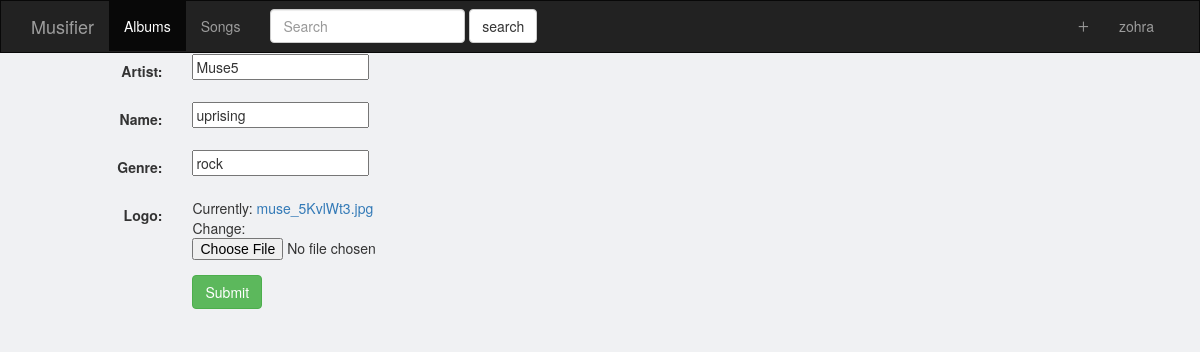
The app's page /album/3/update/ (signed in) with its own data.
### music/models.py (models this page shows, shortened)
class Album(models.Model):
    user = models.ForeignKey(User, on_delete=models.CASCADE, default = "")
    artist = models.CharField(max_length=255)
    name = models.CharField(max_length=255)
    genre = models.CharField(max_length=255)
    logo = models.FileField()

### music/views.py (the view)
# urls.py: url(r'^album/(?P<pk>\d+)/update/$',login_required(views.AlbumUpdate.as_view()), name='album-update'),
class AlbumUpdate(UpdateView):
    model = Album
    template_name = "music/album_form.html"
    fields = ["artist", "name", "genre", "logo"]
    def get_queryset(self):
        base_qs = super(AlbumUpdate, self).get_queryset()
        return base_qs.filter(user=self.request.user)

### entertainment/templates/music/album_form.html (shortened to what this page needs)
{% extends "base.html" %}
{%block content %}
<div class="container">
    <div class="row">
        <div class="col-md-10 col-xs-12 col-sm-10">
            <form class="form-horizontal" method="post" action="" enctype="multipart/form-data">
                {%include 'music/form-template.html'%}
                <div class="form-group">
                    <div class="col-sm-offset-2 col-md-8">
                        <button type="submit" class="btn btn-success">Submit</button>
                    </div>
                </div>
            </form>
        </div>
    </div>
</div>
{% endblock %}

### entertainment/templates/base.html (shortened to what this page needs)
{% load staticfiles %}
<!DOCTYPE html>
<html lang="en">
<head>
    <link rel="stylesheet" href="{%static '/css/bootstrap.min.css' %}">
    <link rel="stylesheet" href="{%static '/css/main.css' %}">
    <link rel="stylesheet" href="{%static '/css/jquery-ui.min.css' %}">
</head>
<body>
{%block navbar %}
<nav class="navbar navbar-inverse">
    <div class="container-fluid main-header">
        <div class="navbar-header">
            <a class="navbar-brand" href="{% url 'music:index' %}">Musifier</a>
        </div>
        <div class="collapse navbar-collapse" id="bs-example-navbar-collapse-1">
            <ul class="nav navbar-nav">
                <li class="active"><a href="#">Albums <span class="sr-only">(current)</span></a></li>
                <li><a href="#">Songs</a></li>
            </ul>
            <form class="navbar-form navbar-left">
                <div class="form-group">
                    <input type="text" class="form-control" placeholder="Search">
                </div>
                <button type="submit" class="btn btn-default">search</button>
            </form>
            <ul class="nav navbar-nav navbar-right">
                {% if user.is_authenticated %}
                <li class="dropdown">
                    <a href="#" class="dropdown-toggle" data-toggle="dropdown" role="button" aria-haspopup="true" aria-expanded="false"><i class="glyphicon glyphicon-plus" aria-hidden="true" style="font-size: 20px;"></i></a>
                </li>
                <li class="dropdown">
                    <a href="#" class="dropdown-toggle" data-toggle="dropdown" role="button" aria-haspopup="true" aria-expanded="false">{%if user.profile.profile_picture %} <img class="profile-pic" src="{{user.profile.profile_picture.url}}" alt="profile picture"> {%else%}{{user.username}}{%endif%}</a>
                </li>
                {% else %}
                <li><a href="{% url 'profiles:register'%}">Signup</a></li>
                <li><a href="{% url 'profiles:login'%}">Login</a></li>
                {%endif%}
            </ul>
        </div>
    </div>
</nav>
{%endblock navbar %}
{%block content %}
{%endblock content %}
</body>
</html>

### entertainment/templates/music/form-template.html (shortened to what this page needs)
{% for field in form %}
<div class="form-group">
    <div class="col-sm-offset-2 col-sm-10">
    </div>
    <label class="col-sm-2 col-md-2 control-label"> {{field.label_tag}}</label>
    <div class="col-sm-10 col-md-10">{{field}}</div>
</div>
{%endfor%}

### entertainment/static/css/main.css (style rules this page uses)
body { background: #f0f1f3; }
.navbar { border-radius: 0px; margin-bottom:0px; }
.main-header { padding: 0px 30px; }

### records on screen
Album: form "Muse5" "uprising" "rock"

### other values on screen
{{ user.username }} "zohra"
{{ field.label_tag }} "Artist:" "Name:" "Genre:" "Logo:"
